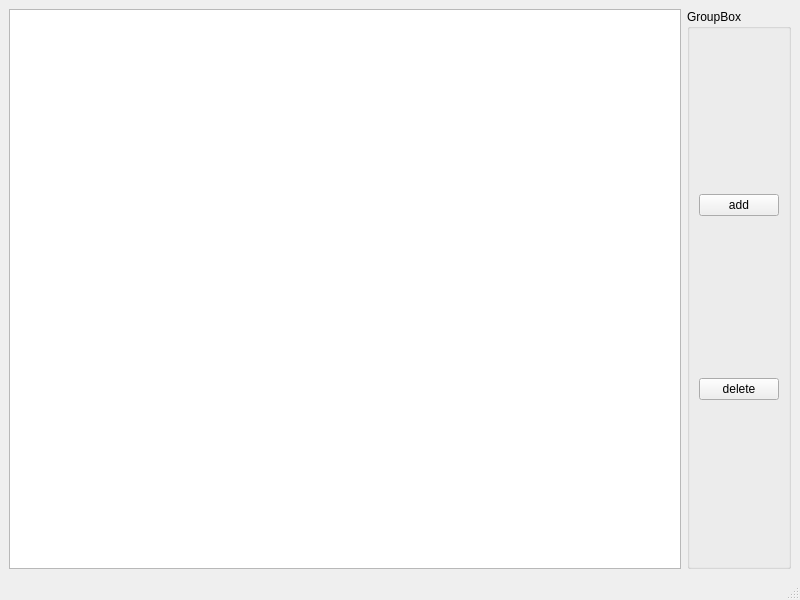
<?xml version="1.0" encoding="UTF-8"?>
<ui version="4.0">
 <class>majorsWindow</class>
 <widget class="QMainWindow" name="majorsWindow">
  <property name="geometry">
   <rect>
    <x>0</x>
    <y>0</y>
    <width>800</width>
    <height>600</height>
   </rect>
  </property>
  <property name="windowTitle">
   <string>MainWindow</string>
  </property>
  <widget class="QWidget" name="centralwidget">
   <layout class="QGridLayout" name="gridLayout">
    <item row="0" column="0">
     <widget class="QTableView" name="tableView"/>
    </item>
    <item row="0" column="1">
     <widget class="QGroupBox" name="groupBox">
      <property name="title">
       <string>GroupBox</string>
      </property>
      <layout class="QVBoxLayout" name="verticalLayout">
       <item>
        <widget class="QPushButton" name="buttonAdd">
         <property name="text">
          <string>add</string>
         </property>
        </widget>
       </item>
       <item>
        <widget class="QPushButton" name="buttonDelete">
         <property name="text">
          <string>delete</string>
         </property>
        </widget>
       </item>
      </layout>
     </widget>
    </item>
   </layout>
  </widget>
  <widget class="QMenuBar" name="menubar">
   <property name="geometry">
    <rect>
     <x>0</x>
     <y>0</y>
     <width>800</width>
     <height>22</height>
    </rect>
   </property>
  </widget>
  <widget class="QStatusBar" name="statusbar"/>
 </widget>
 <resources/>
 <connections/>
</ui>
